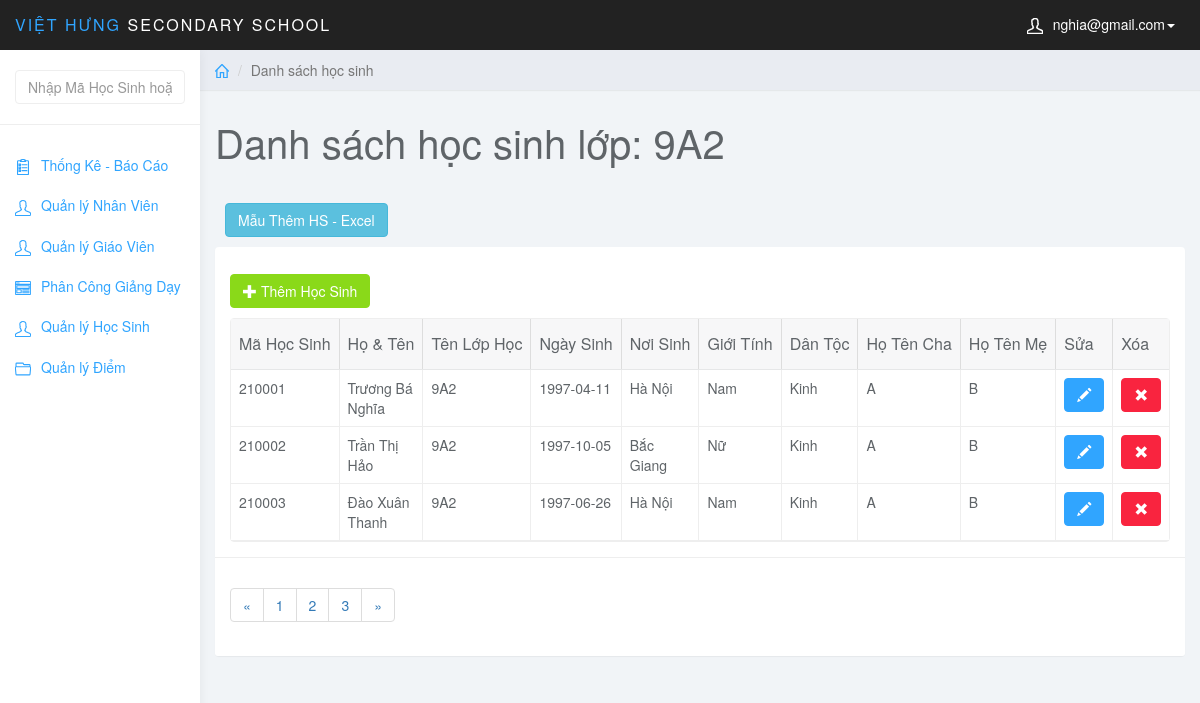
/admin/index.php?page=list_stu&id_class=1 (signed in), run on an earlier commit of the app's database.
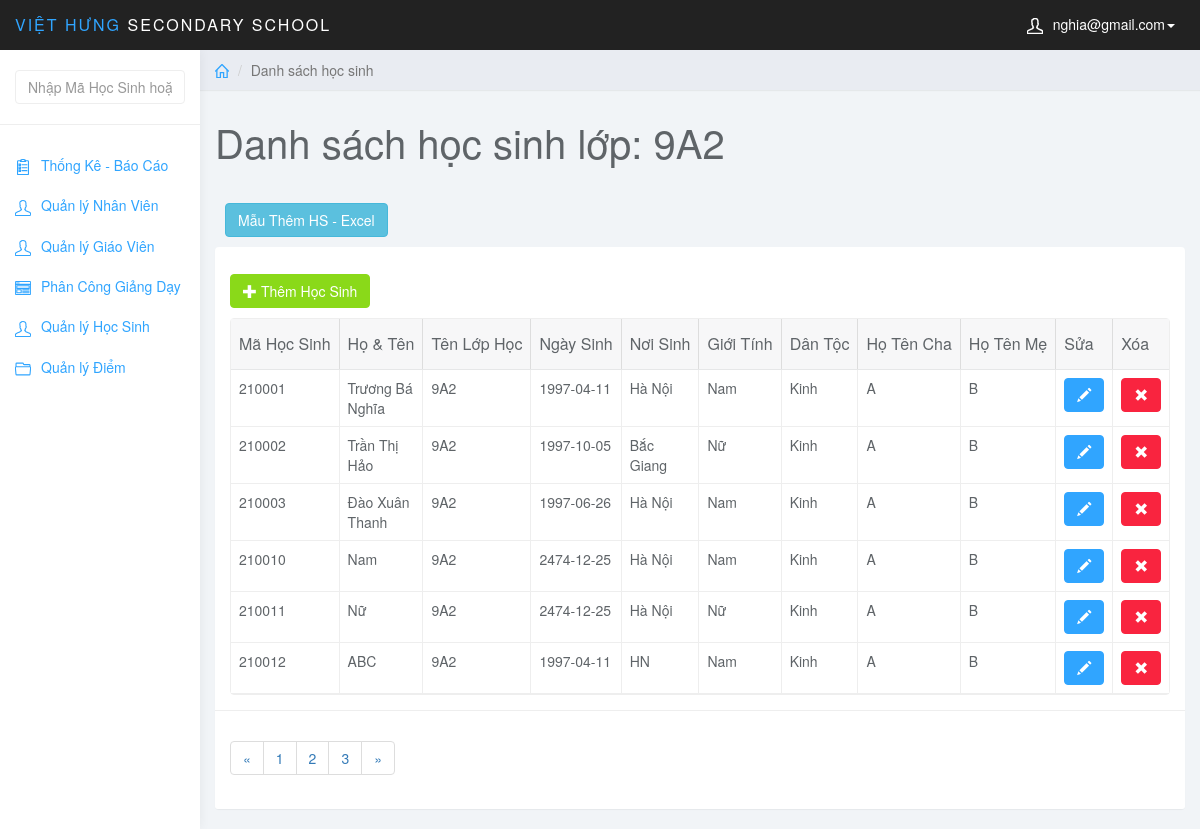
And on a later commit of the database.
### tables this page shows
CREATE TABLE `lophoc` (
  `MaLopHoc` varchar(10) NOT NULL,
  `Tenlophoc` varchar(20) NOT NULL,
  `KhoiHoc` varchar(10) NOT NULL,
  PRIMARY KEY (`MaLopHoc`)
);

CREATE TABLE `hocsinh` (
  `MaHS` int(6) NOT NULL,
  `MaLopHoc` varchar(10) NOT NULL,
  `TenHS` varchar(50) NOT NULL,
  `GioiTinh` varchar(5) NOT NULL,
  `NgaySinh` date NOT NULL,
  `NoiSinh` varchar(50) NOT NULL,
  `DanToc` varchar(10) NOT NULL,
  `HoTenCha` varchar(50) NOT NULL,
  `HoTenMe` varchar(50) NOT NULL,
  PRIMARY KEY (`MaHS`),
  KEY `fk_hs_lh` (`MaLopHoc`),
  CONSTRAINT `fk_hs_lh` FOREIGN KEY (`MaLopHoc`) REFERENCES `lophoc` (`MaLopHoc`)
);

### admin/list_stu.php (the view, shortened to what this page needs)
<?php
    $class_id = $_GET['id_class'];
    $sql_view = "SELECT * FROM lophoc WHERE MaLopHoc = '$class_id'";
    $query_view = mysqli_query($conn,$sql_view);
    $row_view = mysqli_fetch_assoc($query_view);
?>
<div class="col-sm-9 col-sm-offset-3 col-lg-10 col-lg-offset-2 main">
		<div class="row">
			<ol class="breadcrumb">
				<li><a href="index.php"><svg class="glyph stroked home"><use xlink:href="#stroked-home"></use></svg></a></li>
				<li class="active">Danh sách học sinh</li>
			</ol>
		</div>
		<div class="row">
			<div class="col-lg-12">
                <h1 class="page-header">Danh sách học sinh lớp: <?php echo $row_view['Tenlophoc']; ?></h1>
            </div>
		</div>
		<div id="toolbar" class="btn-group">
            <a href="index.php?page=add_stu&class_id=<?php echo $class_id; ?>" class="btn btn-success">
                <i class="glyphicon glyphicon-plus"></i> Thêm Học Sinh
            </a>
        </div>
        <form method="post" action="excel_add_mau.php" style="margin: 10px;">
            <button type="submit" name="btnExport" class="btn btn-info">Mẫu Thêm HS - Excel</button>
		</form>
		<div class="row">
			<div class="col-lg-12">
				<div class="panel panel-default">
					<div class="panel-body">
                        <table
                            data-toolbar="#toolbar"
                            data-toggle="table">
						    <thead>
						    <tr>
						        <th data-field="id" data-sortable="true">Mã Học Sinh</th>
                                <th data-field="name"  data-sortable="true">Họ & Tên</th>
                                <th data-sortable="true">Tên Lớp Học</th>
                                <th data-sortable="true">Ngày Sinh</th>
                                <th data-sortable="true">Nơi Sinh</th>
                                <th data-sortable="true">Giới Tính</th>
                                <th data-sortable="true">Dân Tộc</th>
                                <th data-sortable="true">Họ Tên Cha</th>
                                <th data-sortable="true">Họ Tên Mẹ</th>
                                <th>Sửa</th>
                                <th>Xóa</th>
						    </tr>
                            </thead>
                            <tbody>
                                <?php
                                    $sql = "SELECT * FROM hocsinh WHERE MaLopHoc = '$class_id'";
                                    $query = mysqli_query($conn,$sql);
                                    while ($row = mysqli_fetch_assoc($query)) {
                                ?>
                                <tr>
                                    <td><?php echo $row['MaHS']; ?></td>
                                    <td><?php echo $row['TenHS']; ?></td>
                                    <td><?php echo $row_view['Tenlophoc']; ?></td>
                                    <td><?php echo $row['NgaySinh']; ?></td>
                                    <td><?php echo $row['NoiSinh']; ?></td>
                                    <td><?php echo $row['GioiTinh']; ?></td>
                                    <td><?php echo $row['DanToc']; ?></td>
                                    <td><?php echo $row['HoTenCha']; ?></td>
                                    <td><?php echo $row['HoTenMe']; ?></td>
                                    <td class="form-group">
                                        <a href="index.php?page=edit_stu&id_hs=<?php echo $row['MaHS']; ?>" class="btn btn-primary"><i class="glyphicon glyphicon-pencil"></i></a>
                                    </td>
                                    <td>
                                        <a onclick=" return thongbao();" href="del_stu.php?id_hs=<?php echo $row['MaHS'] ?>&id_class=<?php echo $row['MaLopHoc'] ?>" class="btn btn-danger"><i class="glyphicon glyphicon-remove"></i></a>
                                    </td>
                                </tr>
                                    <?php } ?>
                            </tbody>
						</table>
                    </div>
                    <div class="panel-footer">
                        <nav aria-label="Page navigation example">
                            <ul class="pagination">
                                <li class="page-item"><a class="page-link" href="#">&laquo;</a></li>
                                <li class="page-item"><a class="page-link" href="#">1</a></li>
                                <li class="page-item"><a class="page-link" href="#">2</a></li>
                                <li class="page-item"><a class="page-link" href="#">3</a></li>
                                <li class="page-item"><a class="page-link" href="#">&raquo;</a></li>
                            </ul>
                        </nav>
                    </div>
				</div>
			</div>
		</div>
	</div>

### admin/index.php (shortened to what this page needs)
<?php
    if (isset($_SESSION['mail_user'])) {
            include_once ('admin.php');
    }elseif(isset($_SESSION['mail_gv'])){
        include_once ('../teacher/home_gv.php');
    }
    else {
        include_once ('login.php');
    }
?>

### admin/admin.php (shortened to what this page needs)
<!DOCTYPE html>
<html>
	<head>
		<link href="css/bootstrap.min.css" rel="stylesheet">
		<link href="css/datepicker3.css" rel="stylesheet">
		<link href="css/bootstrap-table.css" rel="stylesheet">
		<link href="css/styles.css" rel="stylesheet">
	</head>
	<body>
		<nav class="navbar navbar-inverse navbar-fixed-top" role="navigation">
			<div class="container-fluid">
				<div class="navbar-header">
					<a class="navbar-brand" href="index.php"><span>VIỆT HƯNG</span> Secondary School</a>
					<ul class="user-menu">
						<li class="dropdown pull-right">
							<a href="#" class="dropdown-toggle" data-toggle="dropdown"><svg
									class="glyph stroked male-user">
									<use xlink:href="#stroked-male-user"></use>
								</svg><?php echo $_SESSION['mail_user'] ?><span class="caret"></span></a>
						</li>
					</ul>
				</div>
			</div>
		</nav>
		<div id="sidebar-collapse" class="col-sm-3 col-lg-2 sidebar">
			<?php include_once('search_box.php'); ?>
			<ul class="nav menu">
				<li class="<?php if($_GET['page'] == ""){ echo "active";} ?>"><a href="index.php"><svg class="glyph stroked clipboard with paper"><use xlink:href="#stroked-clipboard-with-paper"/></svg>Thống Kê - Báo Cáo</a></li>
				<li class="<?php if($_GET['page'] == "user"){ echo "active";} ?>"><a href="index.php?page=user"><svg class="glyph stroked male user ">
							<use xlink:href="#stroked-male-user" /></svg>Quản lý Nhân Viên</a></li>
				<li class="<?php if($_GET['page'] == "teacher"){ echo "active";} ?>"><a href="index.php?page=teacher"><svg class="glyph stroked male user ">
							<use xlink:href="#stroked-male-user" /></svg>Quản lý Giáo Viên</a></li>
				<li class="<?php if($_GET['page'] == "assigned"){ echo "active";} ?>"><a href="index.php?page=assigned"><svg class="glyph stroked male user ">
                            <use xlink:href="#stroked-app-window-with-content" /></svg>Phân Công Giảng Dạy</a></li>
                <li class="<?php if($_GET['page'] == "class"){ echo "active";} ?>"><a href="index.php?page=class"><svg class="glyph stroked male user ">
                            <use xlink:href="#stroked-male-user" /></svg>Quản lý Học Sinh</a></li>
				<li class="<?php if($_GET['page'] == "diem"){ echo "active";} ?>"><a href="index.php?page=diem"><svg class="glyph stroked open folder">
							<use xlink:href="#stroked-open-folder" /></svg>Quản lý Điểm</a></li>
			</ul>
		</div>
        <?php
			if (isset($_GET['page'])) {
				switch ($_GET['page']) {
					case 'list_stu':
						include_once('list_stu.php');
						break;
				}
			}else {
				include_once('statistic.php');
			}
        ?>
	</body>
</html>

### admin/search_box.php (shortened to what this page needs)
<form action="index.php" method="GET" role="search">
	<div class="form-group">
        <input name="keyword" type="text" class="form-control" placeholder="Nhập Mã Học Sinh hoặc Tên Học Sinh">
	</div>
</form>

### admin/css/styles.css (style rules this page uses)
body { background: #f1f4f7; padding-top: 50px; color: #5f6468; }
a, a:hover, a:focus { color: #30a5ff; }
h1, h2, h3, h4, h5, h6 { color: #5f6468; }
h1 { font-weight: 300; font-size: 40px; }
.form-control { border: 1px solid #eee; box-shadow: none; }
.navbar-header .navbar-brand { color: #fff; font-size: 16px; text-transform: uppercase; font-weight: 500; letter-spacing: 2px; }
.navbar-header .navbar-brand span { color: #30a5ff; }
.btn-primary, .btn-primary:hover, .btn-primary:focus, .btn-primary:active, .btn-primary.active, .open > .dropdown-toggle.btn-primary, .btn-primary.disabled, .btn-primary[disabled], fieldset[disabled] .btn-primary, .btn-primary.disabled:hover, .btn-primary[disabled]:hover, fieldset[disabled] .btn-primary:hover, .btn-primary.disabled:focus, .btn-primary[disabled]:focus, fieldset[disabled] .btn-primary:focus, .btn-primary.disabled:active, .btn-primary[disabled]:active, fieldset[disabled] .btn-primary:active, .btn-primary.disabled.active, .btn-primary[disabled].active, fieldset[disabled] .btn-primary.active { background-color: #30a5ff; border-color: #30a5ff; }
.btn-success, .btn-success:hover, .btn-success:focus, .btn-success:active, .btn-success.active, .open > .dropdown-toggle.btn-success, .btn-success.disabled, .btn-success[disabled], fieldset[disabled] .btn-success, .btn-success.disabled:hover, .btn-success[disabled]:hover, fieldset[disabled] .btn-success:hover, .btn-success.disabled:focus, .btn-success[disabled]:focus, fieldset[disabled] .btn-success:focus, .btn-success.disabled:active, .btn-success[disabled]:active, fieldset[disabled] .btn-success:active, .btn-success.disabled.active, .btn-success[disabled].active, fieldset[disabled] .btn-success.active { background-color: #8ad919; border-color: #8ad919; }
.btn-danger, .btn-danger:hover, .btn-danger:focus, .btn-danger:active, .btn-danger.active, .open > .dropdown-toggle.btn-danger, .btn-danger.disabled, .btn-danger[disabled], fieldset[disabled] .btn-danger, .btn-danger.disabled:hover, .btn-danger[disabled]:hover, fieldset[disabled] .btn-danger:hover, .btn-danger.disabled:focus, .btn-danger[disabled]:focus, fieldset[disabled] .btn-danger:focus, .btn-danger.disabled:active, .btn-danger[disabled]:active, fieldset[disabled] .btn-danger:active, .btn-danger.disabled.active, .btn-danger[disabled].active, fieldset[disabled] .btn-danger.active { background-color: #f9243f; border-color: #f9243f; }
.panel { border: 0; }
.panel-footer { background: #fff; border-top: 1px solid #eee; }
.navbar { border: 0; }
.user-menu { display: inline-block; margin-top: 14px; margin-right: 10px; float: right; list-style: none; padding: 0; }
.user-menu a { color: #fff; }
.sidebar { display: block; background-color: #fff; padding: 0; display: none; }
.sidebar form { padding: 20px 15px 5px 15px; border-bottom: 1px solid #eee; margin-bottom: 20px; }
@media (min-width: 768px) { .sidebar { display: block; position: fixed; top: 50px; bottom: 0; left: 0; z-index: 1000; display: block; margin: 0; padding: 0; overflow-x: hidden; overflow-y: auto; background-color: #fff; box-shadow: 1px 0px 10px rgba(0, 0, 0, .05); } }
@media (min-width: 768px) { .navbar-header { width: 100%; } }
.breadcrumb { border-radius: 0; padding: 10px 15px; background: #e9ecf2; box-shadow: 0 1px 1px rgba(0, 0, 0, .05); margin: 0 ; }
h1.page-header { margin-top: 30px; border-bottom: 0; }
.table { background: #fff; }
.sidebar .glyph, .user-menu .glyph { height: 16px; width: 16px; margin: 0 10px 0 0; stroke-width: 3px; }
.user-menu .glyph { stroke-width: 4px; }
.breadcrumb .glyph { height: 14px; width: 14px; margin: -2px 0 0 0; stroke-width: 4px; }

What changed in the data, as far as the page shows it:
added hocsinh: MaHS "210010", TenHS "Nam", MaLopHoc.Tenlophoc "9A2", NgaySinh "2474-12-25", NoiSinh "Hà Nội", GioiTinh "Nam", DanToc "Kinh", HoTenCha "A", HoTenMe "B"
added hocsinh: MaHS "210011", TenHS "Nữ", MaLopHoc.Tenlophoc "9A2", NgaySinh "2474-12-25", NoiSinh "Hà Nội", GioiTinh "Nữ", DanToc "Kinh", HoTenCha "A", HoTenMe "B"
added hocsinh: MaHS "210012", TenHS "ABC", MaLopHoc.Tenlophoc "9A2", NgaySinh "1997-04-11", NoiSinh "HN", GioiTinh "Nam", DanToc "Kinh", HoTenCha "A", HoTenMe "B"
